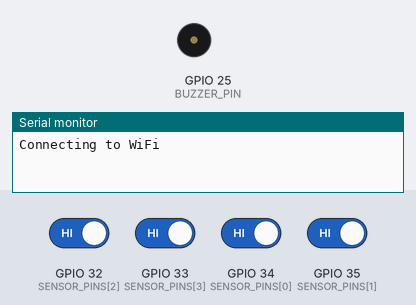
Bench run of a sketch on a simulated ESP32. Shown: buzzer (waves = sounding, pin HIGH), the last lines printed to the serial monitor. The test bench sets the inputs (shaded band); at power-on: GPIO 32 (SENSOR_PINS[2]), GPIO 33 (SENSOR_PINS[3]), GPIO 34 (SENSOR_PINS[0]), GPIO 35 (SENSOR_PINS[1]) HIGH. WiFi joins after 1.5 s; servers stay silent unless stated; uploads are accepted with an empty reply.

Above: at 0.1 s.
At 2.4 s:
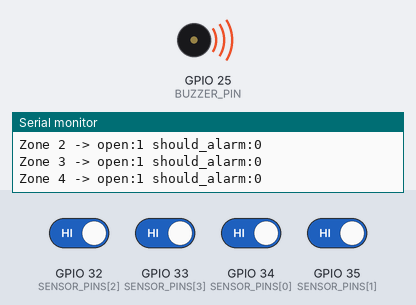
Timing chart, 0 to 3.9 s (numbered marks = the images above):
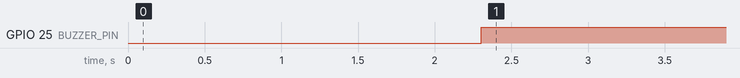

Measured:
- by itself, GPIO 25 (BUZZER_PIN): LOW → HIGH at 2.3 s

The sketch:

esp32-sketch.ino
```cpp
/*
 * CdT Secure – ESP32 Alarm Firmware
 *
 * Connects to WiFi and posts sensor events to the Next.js API.
 * Reads the "should_alarm" response to control local buzzer.
 *
 * Dependencies (Arduino Library Manager):
 *   - ArduinoJson  (Benoit Blanchon)
 *   - HTTPClient   (built-in ESP32)
 */

#include <WiFi.h>
#include <HTTPClient.h>
#include <ArduinoJson.h>

// ─── Config ──────────────────────────────────────────────────────────────────
const char* WIFI_SSID      = "YOUR_WIFI_SSID";
const char* WIFI_PASSWORD  = "YOUR_WIFI_PASSWORD";
const char* API_BASE_URL   = "https://YOUR-APP.vercel.app";
const char* ALARM_TOKEN    = "CdTSecure_X9kP2mVqLrN5wYjZ8dFh3tA7uEbQ";

// ─── Pins ─────────────────────────────────────────────────────────────────────
// Adjust these to match your wiring
const int SENSOR_PINS[] = {34, 35, 32, 33};   // GPIO for each sensor (INPUT_PULLUP)
const int ZONE_NUMBERS[] = {1, 2, 3, 4};        // Matches zone_number in the DB
const int NUM_ZONES      = 4;
const int BUZZER_PIN     = 25;

// ─── State ───────────────────────────────────────────────────────────────────
bool lastSensorState[4] = {false, false, false, false};
unsigned long lastHeartbeat = 0;
const unsigned long HEARTBEAT_INTERVAL_MS = 60000; // 1 minute

// ─── Setup ───────────────────────────────────────────────────────────────────
void setup() {
  Serial.begin(115200);

  for (int i = 0; i < NUM_ZONES; i++) {
    pinMode(SENSOR_PINS[i], INPUT_PULLUP);
  }
  pinMode(BUZZER_PIN, OUTPUT);
  digitalWrite(BUZZER_PIN, LOW);

  WiFi.begin(WIFI_SSID, WIFI_PASSWORD);
  Serial.print("Connecting to WiFi");
  while (WiFi.status() != WL_CONNECTED) {
    delay(500);
    Serial.print(".");
  }
  Serial.println("\nConnected! IP: " + WiFi.localIP().toString());
}

// ─── Helpers ─────────────────────────────────────────────────────────────────
bool postEvent(int zoneNumber, bool isOpen) {
  if (WiFi.status() != WL_CONNECTED) return false;

  HTTPClient http;
  http.begin(String(API_BASE_URL) + "/api/event");
  http.addHeader("Content-Type", "application/json");

  StaticJsonDocument<128> doc;
  doc["zone_id"] = zoneNumber;
  doc["status"]  = isOpen;
  doc["token"]   = ALARM_TOKEN;

  String body;
  serializeJson(doc, body);

  int code = http.POST(body);
  bool shouldAlarm = false;

  if (code == 200) {
    String response = http.getString();
    StaticJsonDocument<64> res;
    deserializeJson(res, response);
    shouldAlarm = res["should_alarm"] | false;
    Serial.printf("Zone %d -> open:%d should_alarm:%d\n", zoneNumber, isOpen, shouldAlarm);
  } else {
    Serial.printf("POST /api/event failed: HTTP %d\n", code);
  }

  http.end();
  return shouldAlarm;
}

void sendHeartbeat() {
  if (WiFi.status() != WL_CONNECTED) return;

  HTTPClient http;
  http.begin(String(API_BASE_URL) + "/api/heartbeat");
  http.addHeader("Content-Type", "application/json");

  StaticJsonDocument<64> doc;
  doc["token"] = ALARM_TOKEN;
  String body;
  serializeJson(doc, body);

  int code = http.POST(body);
  Serial.printf("Heartbeat -> HTTP %d\n", code);
  http.end();
}

// ─── Main Loop ───────────────────────────────────────────────────────────────
void loop() {
  bool anyAlarm = false;

  for (int i = 0; i < NUM_ZONES; i++) {
    // LOW when magnet is removed (door/window open), because INPUT_PULLUP
    bool isOpen = (digitalRead(SENSOR_PINS[i]) == HIGH);

    if (isOpen != lastSensorState[i]) {
      lastSensorState[i] = isOpen;
      bool shouldAlarm = postEvent(ZONE_NUMBERS[i], isOpen);
      if (shouldAlarm) anyAlarm = true;
    }

    if (lastSensorState[i]) anyAlarm = true;
  }

  // Control buzzer based on current alarm state
  // (only activates if server says should_alarm AND sensor is still open)
  digitalWrite(BUZZER_PIN, anyAlarm ? HIGH : LOW);

  // Periodic heartbeat
  if (millis() - lastHeartbeat > HEARTBEAT_INTERVAL_MS) {
    lastHeartbeat = millis();
    sendHeartbeat();
  }

  delay(200);
}
```
